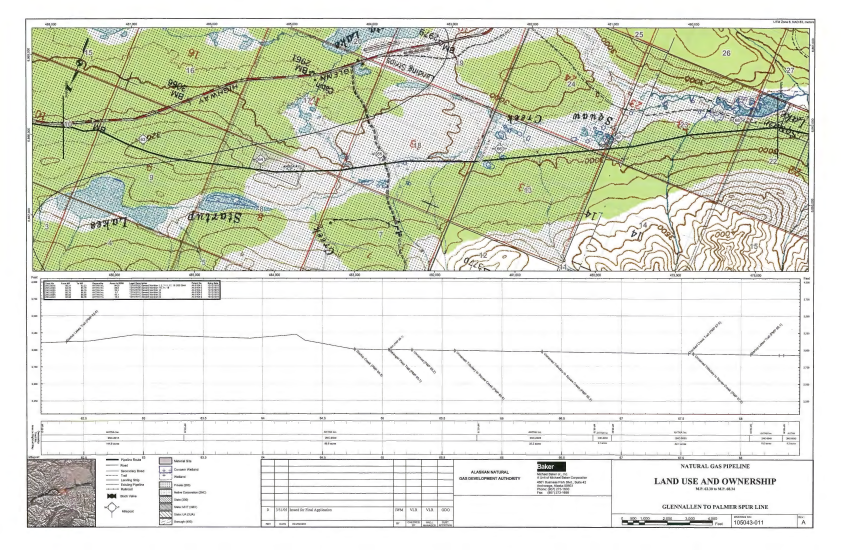
#> input picture batches/united-states-gas/staging/route-creation-newrows-20261020/maps/P8092/map-12.png, 2550 x 1649 px, found by its file name (shown at 1/3 size)
$ python fit12.py
#> lines starting #> are read from the running program, lines starting #| are printed output that depends on the picture; after the words box and inside, x2 and y2 are one past the last pixel; in counts of white or black regions, pixels touching at a corner belong together
import json,numpy as np
from PIL import Image
from scipy import ndimage as ndi
from scipy.optimize import minimize
from pyproj import Transformer
M='/Users/baird/Dropbox/_git_ALL/_github-repos-gem/pipelines-researcher/batches/united-states-gas/staging/route-creation-newrows-20261020/maps/P8092/map-12.png'
im=np.array(Image.open(M).convert('RGB')).astype(int)
r,g,b=im[...,0],im[...,1],im[...,2]
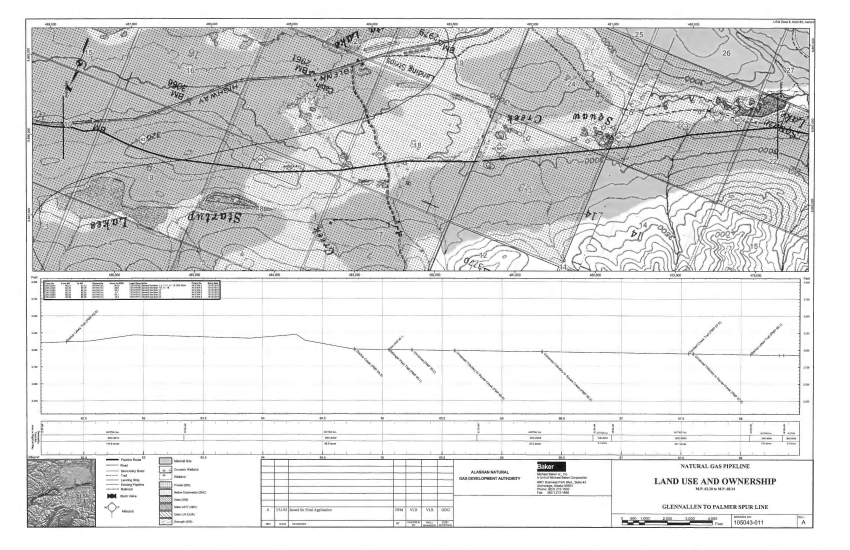
#> r: shape (1649, 2550) int64 (shown at 1/3 size); min 0, max 255, mean 220.6
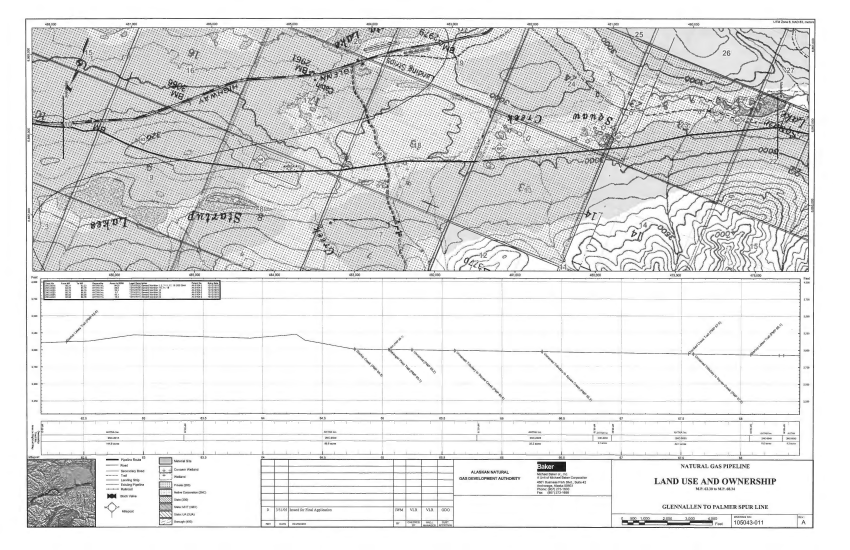
#> g: shape (1649, 2550) int64 (shown at 1/3 size); min 0, max 255, mean 224.7
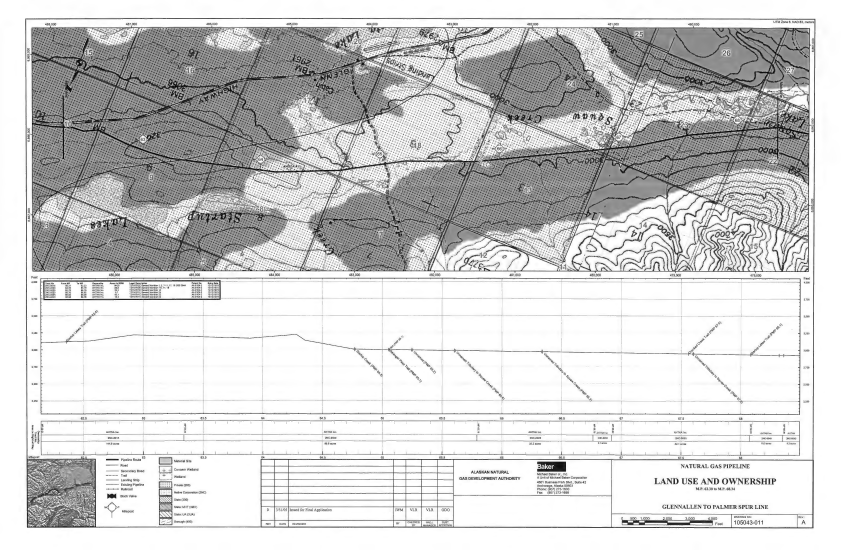
#> b: shape (1649, 2550) int64 (shown at 1/3 size); min 0, max 255, mean 207.7
lake=(b>r+20)&(b>g)&(r<200)   # light blue fill
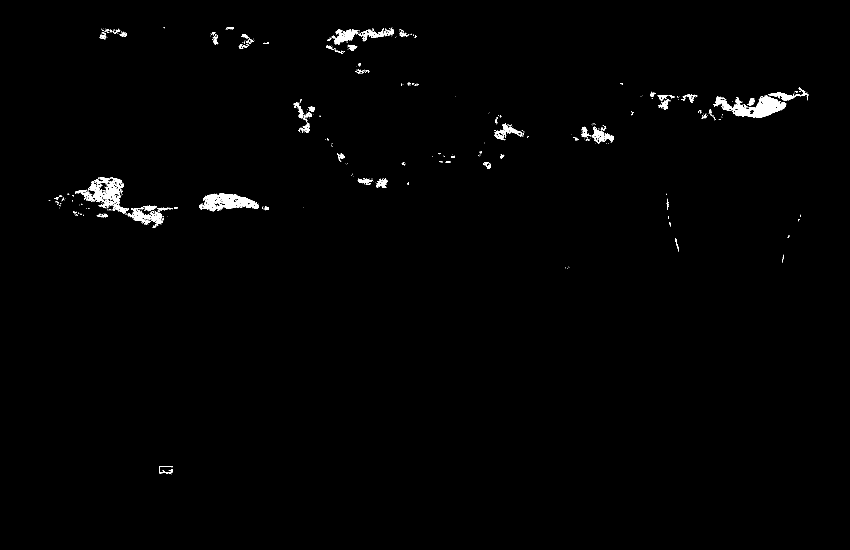
#> lake: shape (1649, 2550) bool (shown at 1/3 size); 0.79% white; 574 white regions (476 under 20 px), largest, box (x1, y1, x2, y2) and area: (2140, 286, 2359, 353) 6271, (610, 580, 777, 634) 4680, (246, 532, 372, 624) 4090
lake[830:]=False; lake[:90]=False; lake[:, :110]=False
lake=ndi.binary_opening(lake,iterations=2)
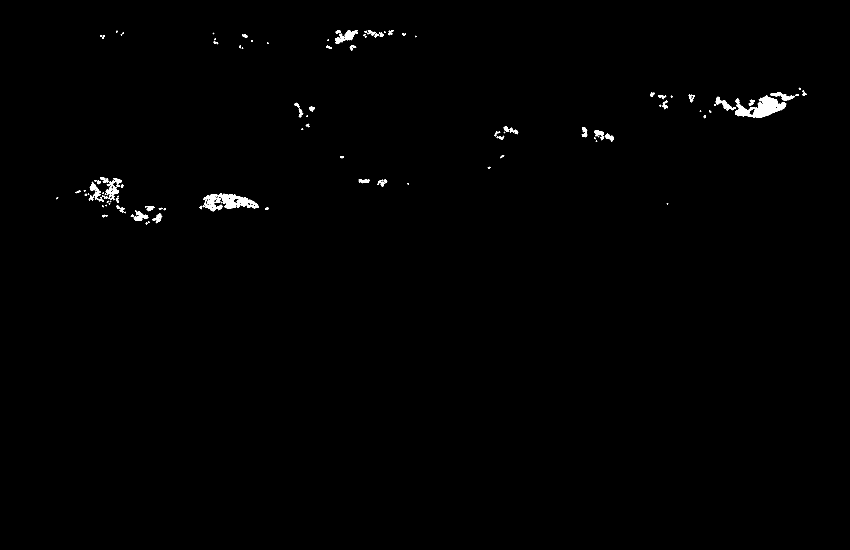
#> lake: shape (1649, 2550) bool (shown at 1/3 size); 0.51% white; 146 white regions (50 under 20 px), largest, box (x1, y1, x2, y2) and area: (2205, 286, 2359, 353) 4924, (612, 580, 777, 634) 3822, (2147, 290, 2208, 332) 755
# edge of lake mask = outline
edge=lake&~ndi.binary_erosion(lake,iterations=2)
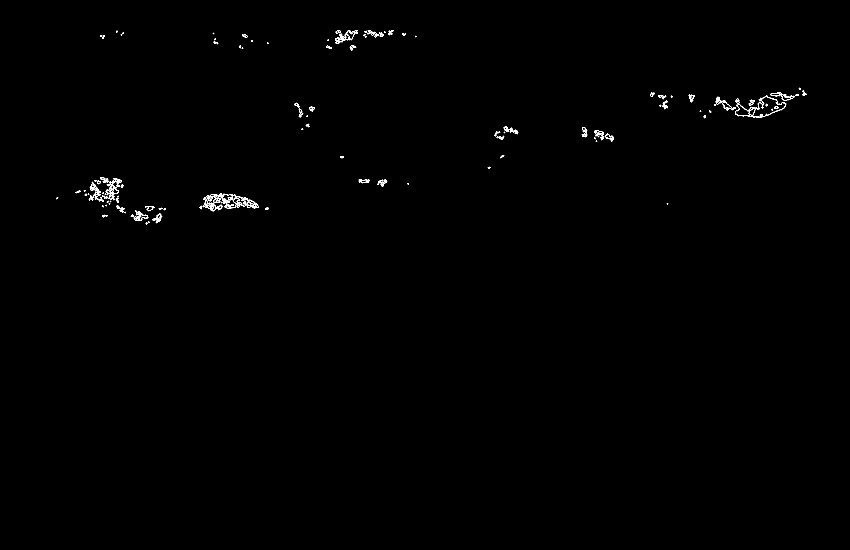
#> edge: shape (1649, 2550) bool (shown at 1/3 size); 0.27% white in thin lines or dots, all inside (x1, y1, x2, y2) = (168, 90, 2420, 674)
print(lake.sum(),edge.sum())
#| 21259 11297
dt=ndi.distance_transform_edt(~edge)
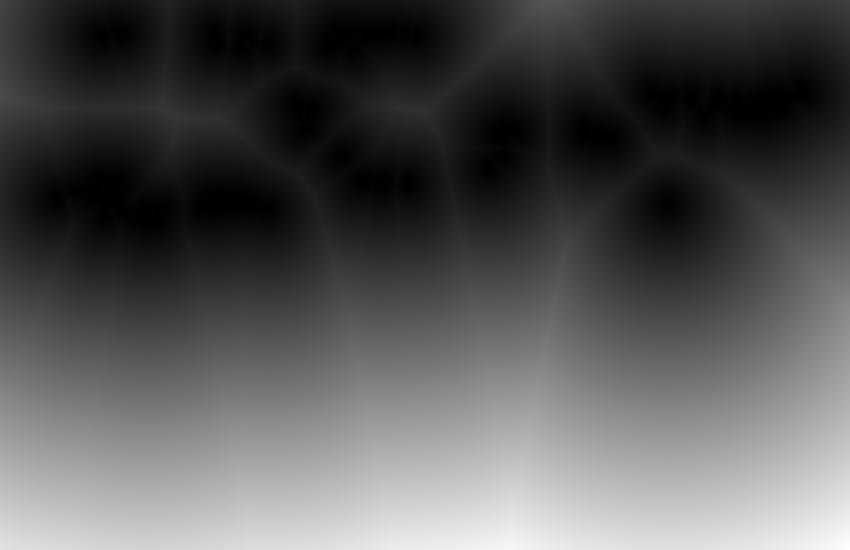
#> dt: shape (1649, 2550) float64 (shown at 1/3 size); min 0, max 1170.7, mean 395.3; drawn with min black and max white
#> (the run stopped early here; a loop or call above may not have finished)

$ run again, with batches/united-states-gas/staging/route-creation-newrows-20261020/maps/P8092/map-02.png copied over batches/united-states-gas/staging/route-creation-newrows-20261020/maps/P8092/map-12.png
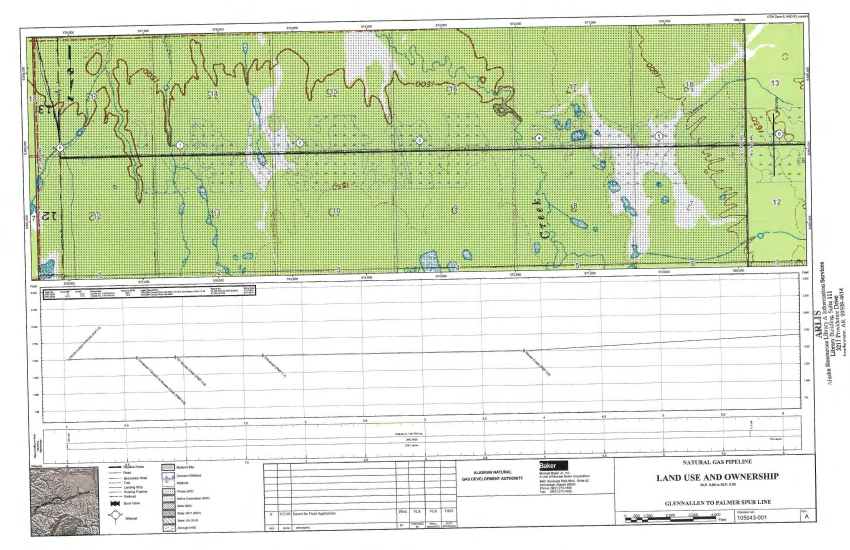
#> input picture batches/united-states-gas/staging/route-creation-newrows-20261020/maps/P8092/map-02.png, 2550 x 1649 px, found by its file name (shown at 1/3 size)
#> `lake=(b>r+20)&(b>g)&(r<200)`:
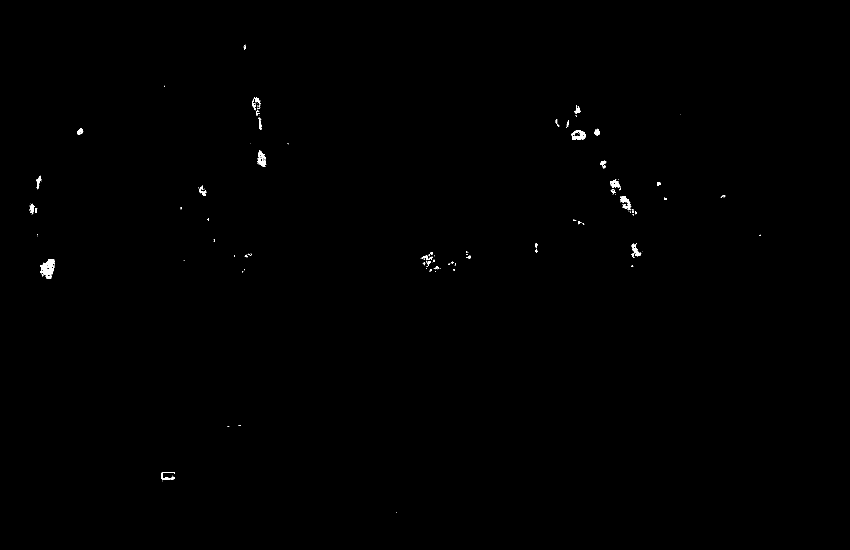
#> lake: shape (1649, 2550) bool (shown at 1/3 size); 0.19% white; 173 white regions (125 under 20 px), largest, box (x1, y1, x2, y2) and area: (120, 777, 164, 826) 1250, (1714, 391, 1758, 420) 657, (772, 451, 799, 500) 638
#> edge: shape (1649, 2550) bool; 0.06% white in thin lines or dots, all inside (x1, y1, x2, y2) = (110, 294, 2000, 826)
#| 4263 2569
#> `dt=ndi.distance_transform_edt(~edge)`:
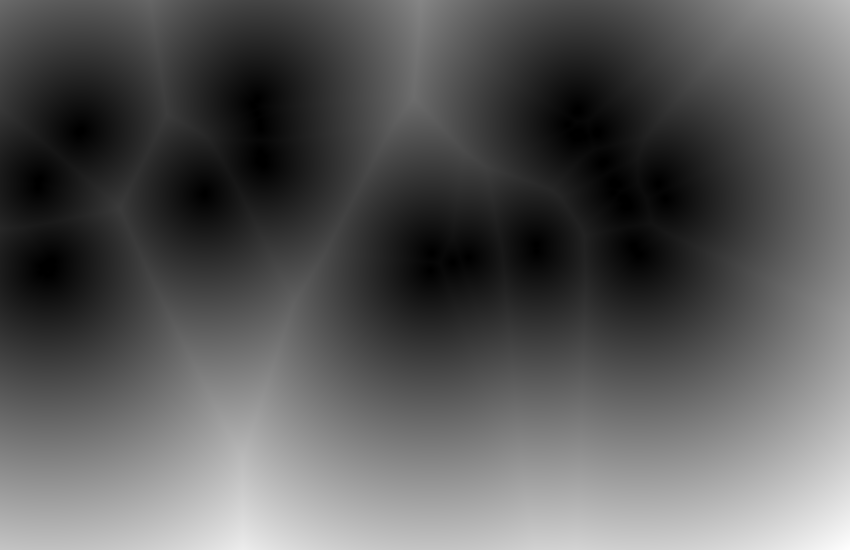
#> dt: shape (1649, 2550) float64 (shown at 1/3 size); min 0, max 1084.9, mean 379.5; drawn with min black and max white

$ run again, with batches/united-states-gas/staging/route-creation-newrows-20261020/maps/P8092/map-03.png copied over batches/united-states-gas/staging/route-creation-newrows-20261020/maps/P8092/map-12.png
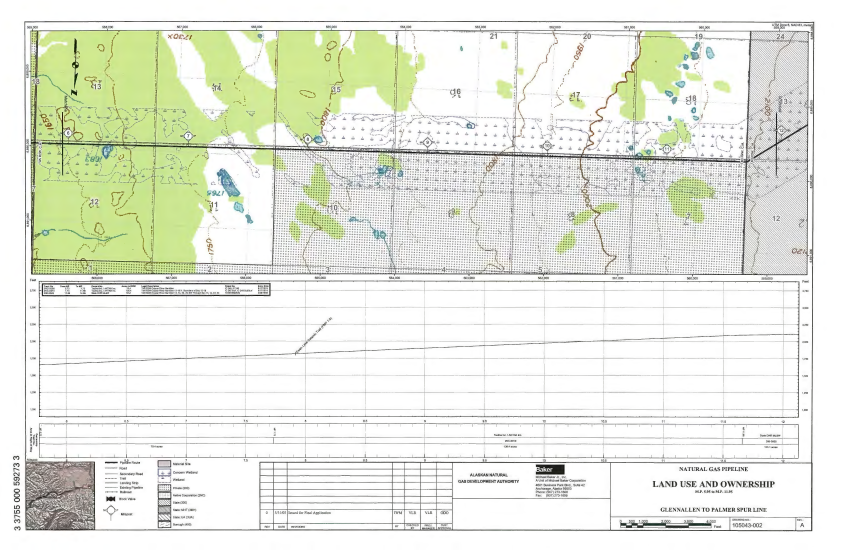
#> input picture batches/united-states-gas/staging/route-creation-newrows-20261020/maps/P8092/map-03.png, 2550 x 1649 px, found by its file name (shown at 1/3 size)
#> edge: shape (1649, 2550) bool; 0.09% white in thin lines or dots, all inside (x1, y1, x2, y2) = (132, 137, 2143, 717)
#| 7823 3641
#> `dt=ndi.distance_transform_edt(~edge)`:
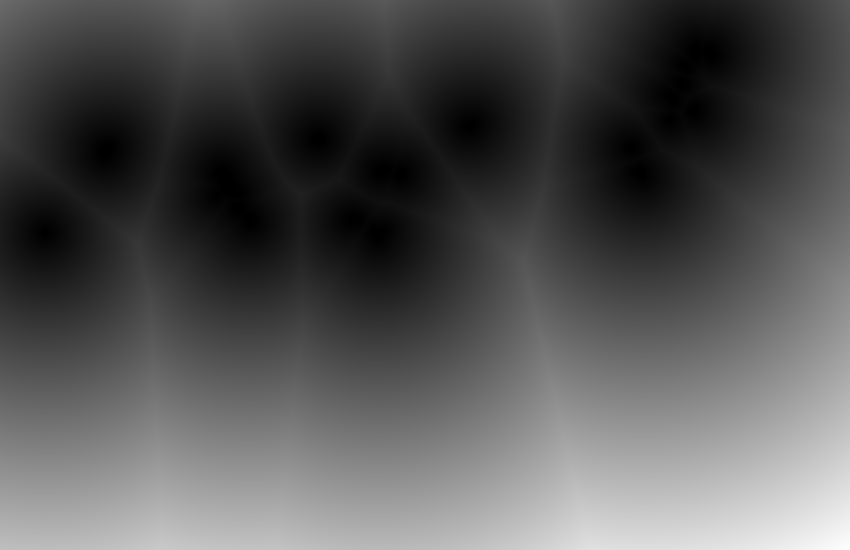
#> dt: shape (1649, 2550) float64 (shown at 1/3 size); min 0, max 1278, mean 427.2; drawn with min black and max white
